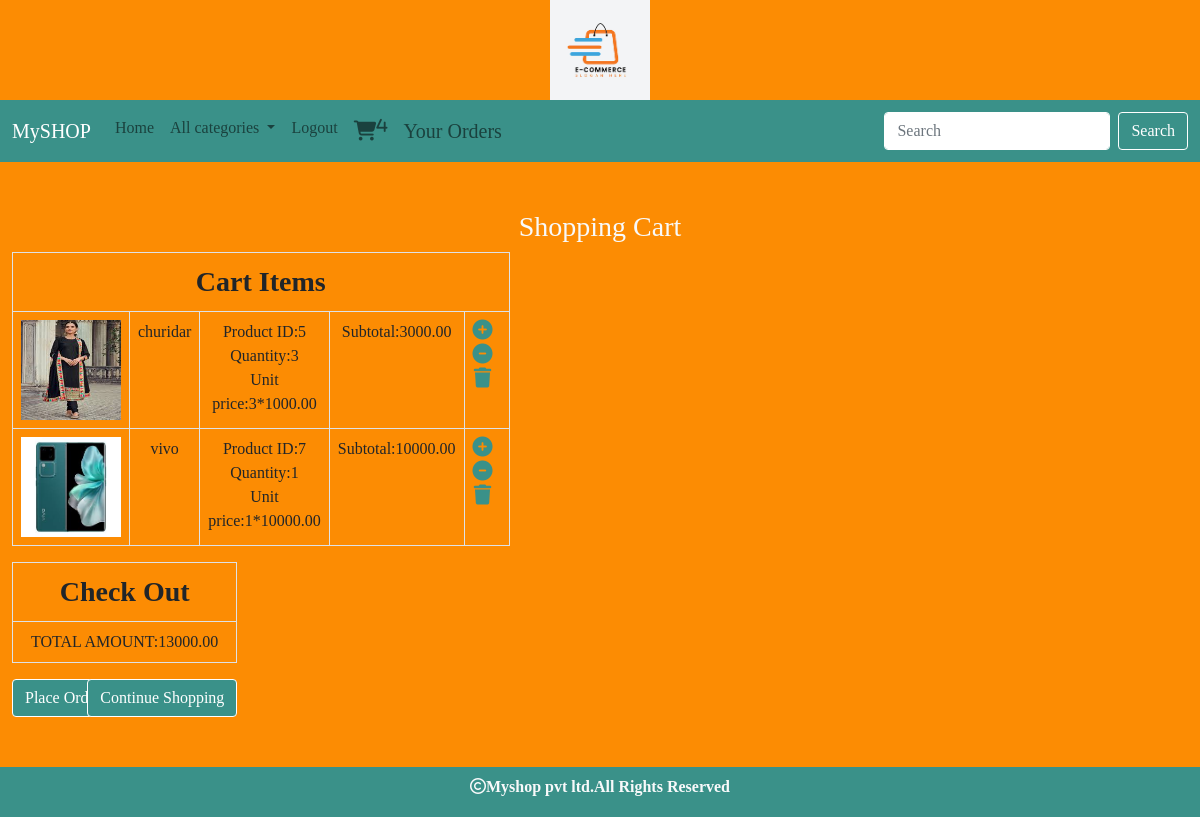
Screenshot of /cart/cartview (signed in) with the database file from the repository.
### cart/models.py (models this page shows, shortened)
class Cart(models.Model):
    product=models.ForeignKey(Product,on_delete=models.CASCADE)
    user=models.ForeignKey(User,on_delete=models.CASCADE)
    quantity=models.IntegerField()
    date_added=models.DateTimeField(auto_now_add=True)
    def subtotal(self):
        return self.quantity * self.product.price

### shop/models.py (models this page shows, shortened)
class Product(models.Model):
    name = models.CharField(max_length=30)
    desc = models.TextField()
    image = models.ImageField(upload_to='products', null=True, blank=True)
    price= models.DecimalField(max_digits=10,decimal_places=2)
    stock=models.IntegerField()
    available=models.BooleanField(default=True)
    created=models.DateTimeField(auto_now_add=True) #one time
    updated=models.DateTimeField(auto_now=True) #every time we update records
    category=models.ForeignKey(Category,on_delete=models.CASCADE)

### cart/views.py (the view)
# urls.py: path('cartview',views.cart_view,name="cartview"),
@login_required
def cart_view(request):
    u=request.user
    total=0
    c=Cart.objects.filter(user=u)
    for i in c:
        total=total+i.quantity*i.product.price
    return render(request,'cart.html',{'c':c,'total':total})

### cart/context_processors.py (called while the page is built)
def total(request):
    count = 0
    if request.user.is_authenticated:
        u = request.user
        try:
            c = Cart.objects.filter(user=u)
            for i in c:
                count = count + i.quantity
        except:
            count = 0
    return {'count': count}

### shop/context_processors.py (called while the page is built)
def links(request):
    c=Category.objects.all()
    return {'links':c}

### templates/cart.html
{% extends 'base.html' %}
{% block content %}
<div class="container-fluid mt-5" style="margin-bottom:100px">
    <div class="row">
        <h3 class="text-center text-light">Shopping Cart</h3>
        <div class="col-7">
            <div class="col-7">
            <table class="table table-bordered">
                <tr>
                    <th colspan="6" class="text-center fw-bold fs-3">Cart Items</th>
                </tr>
                {% for i in c %}
                <tr>
                    <td><img src="{{i.product.image.url}}" height="100px" width="100px"</td>
                    <td>{{i.product.name}}</td>
                    <td><b>Product ID:{{i.product.id}}</b><br>
                    <b>Quantity:{{i.quantity}}</b><br>
                        <b>Unit price:{{i.quantity}}*{{i.product.price}}</b><br></td>
                    <td>Subtotal:{{i.subtotal}}</td>
                    <td>
                        {% if i.product.stock > 0 %}
                        <a href="{% url 'cart:addtocart' i.product.id %}"><i class="fa-solid fa-circle-plus me-2" style="color:#3a9189;font-size:20px;"></i></a>
                        <a href="{% url 'cart:cart_remove' i.product.id %}"><i class="fa-solid fa-circle-minus me-2"style="color:#3a9189;font-size:20px;"></i></a>
                         <a href="{% url 'cart:full_remove' i.product.id %}"><i class="fa-solid fa-trash me-2"style="color:#3a9189;font-size:20px;"></i></i></a>
                        {% else %}
                         <a href="{% url 'cart:cart_remove' i.product.id %}"><i class="fa-solid fa-circle-minus me-2"style="color:#3a9189;font-size:20px;"></i></a>
                         <a href="{% url 'cart:full_remove' i.product.id %}"><i class="fa-solid fa-trash me-2"style="color:#3a9189;font-size:20px;"></i></i></a>
                        {% endif %}
                    </td>
                </tr>
                {% endfor %}
            </table>
        </div>
        <div class="col-4" style="position:relative;">
             <table class="table table-bordered">
                <tr>
                    <th colspan="4" class="text-center fw-bold fs-3">Check Out</th>
                </tr>
                 <tr>
                     <td colspan="4">TOTAL AMOUNT:{{total}}</td>
                 </tr>
            </table>
            <a class="btn btn-secondary" href="{% url 'cart:orderform' %}">Place Order</a>
            <a class="btn btn-secondary" href="{% url 'shop:allcat' %}" style="position:absolute;right:0;">Continue Shopping</a>
        </div>
    </div>
</div>
{% endblock %}

### templates/base.html (shortened to what this page needs)
<!DOCTYPE html>
{% load static %}
<html lang="en">
<head>
  <link href="https://cdn.jsdelivr.net/npm/bootstrap@5.0.2/dist/css/bootstrap.min.css" rel="stylesheet">
<link rel="stylesheet" href="https://cdnjs.cloudflare.com/ajax/libs/font-awesome/6.5.1/css/all.min.css" />
<link rel="stylesheet" href="{% static 'css/style.css' %}">
<link rel="stylesheet" href="https://cdnjs.cloudflare.com/ajax/libs/font-awesome/6.5.1/css/all.min.css" />
</head>
<body>
<div class="container-fluid">
<center>
    <img src="{% static 'images/logo.png' %}" height="100px" width="100px"></center></div>
<nav class="navbar navbar-expand-lg navbar-light" style="background-color:#3a9189">
  <div class="container-fluid">
    <a class="navbar-brand" href="#">MySHOP</a>
    <div class="collapse navbar-collapse" id="navbarSupportedContent">
      <ul class="navbar-nav me-auto mb-2 mb-lg-0">
        <li class="nav-item">
          <a class="nav-link" aria-current="page" href="#">Home</a>
        </li>
        <li class="nav-item dropdown">
          <a class="nav-link dropdown-toggle" href="#" id="navbarDropdown" role="button" data-bs-toggle="dropdown" aria-expanded="false">
            All categories
          </a>
        </li>
         {% if user.is_authenticated %}
          <li class="nav-item">
          <a class="nav-link" aria-current="page" href="{% url 'shop:logout' %}">Logout</a>
        </li>
        {% if user.is_superuser != True %}
        <li class="nav-item">
          <a class="nav-link" aria-current="page" style="font-size:20px;" href="{% url 'cart:cartview' %}"><i class="fa-solid fa-cart-shopping"><sup style="font-size:15px;">{{count}}</sup></i></a>
        </li>
         <li class="nav-item">
          <a class="nav-link" aria-current="page" style="font-size:20px;" href="{% url 'cart:orderview' %}">Your Orders</a>
        </li>
        {% endif %}
         {% endif %}
      </ul>
      <form class="d-flex" method="POST" action="{% url 'search:searchproducts' %}">
        <input style="border-color:white;"class="form-control me-2" name="q" type="search" placeholder="Search" aria-label="Search">
        <button class="btn btn-secondary" type="submit">Search</button>
      </form>
    </div>
  </div>
</nav>
{% block content %}
{% endblock %}
<footer>
  <div class="footer">
    <p class="text-center pt-2 text-light fw-bold"><i class="fa-regular fa-copyright"></i>Myshop pvt ltd.All Rights Reserved</p>
  </div>
</footer>
</body>
</html>

### static/css/style.css (style rules this page uses)
body { background-color:#fc8c03; font-family: "Zilla Slab", serif; font-optical-sizing: auto; font-weight: 300; font-style: normal; font-variation-settings: "wdth" 100; }
.navbar-light .navbar-brand { color:white; }
.btn-secondary { color:#fff; background-color: #3a9189; border-color:white; }
.footer { height:50px; width:100%; position:fixed; background-color: #3a9189; left:0; bottom:0; }
input { border-color:#3a9189; }
table td { text-align:center; }

### rows the page displays
Cart: product.image (picture), product.name "churidar", product.id "5", quantity "3", product.price "1000.00", subtotal "3000.00"
Cart: product.image (picture), product.name "vivo", product.id "7", quantity "1", product.price "10000.00", subtotal "10000.00"

### other values shown
{{ count }} "4"
{{ total }} "13000.00"
